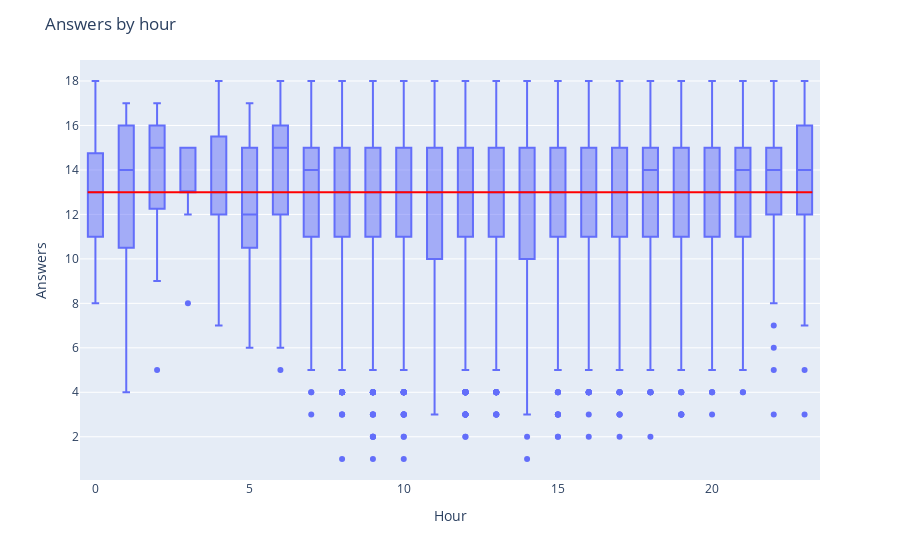

The notebook cell this image was saved under:
### Code cell
# plot boxplots x=weekday, y=answers
fig = px.box(user_metrics, x='hour', y='correct')
fig.update_layout(title='Answers by hour', xaxis_title='Hour', yaxis_title='Answers')
# draw line for all users average
fig.add_shape(type="line", x0=-0.25, y0=user_metrics['correct'].median(), x1=23.25, y1=user_metrics['correct'].median(), line=dict(color="Red", width=2))
fig.show()

### Figure 1 — Plotly figure (JSON) as saved in the notebook; plotly's stock layout.template omitted (floating-point values rounded to 4 significant figures; data arrays with more than 128 entries replaced by an {"elided": "..."} marker saying what was removed)
{"data": [{"alignmentgroup": "True", "hovertemplate": "hour=%{x}<br>correct=%{y}<extra></extra>", "legendgroup": "", "marker": {"color": "#636efa"}, "name": "", "notched": false, "offsetgroup": "", "orientation": "v", "showlegend": false, "type": "box", "x": {"elided": "23562 int values"}, "x0": " ", "xaxis": "x", "y": {"elided": "23562 int values"}, "y0": " ", "yaxis": "y"}], "layout": {"boxmode": "group", "legend": {"tracegroupgap": 0}, "margin": {"t": 60}, "shapes": [{"line": {"color": "Red", "width": 2}, "type": "line", "x0": -0.25, "x1": 23.25, "y0": 13, "y1": 13}], "title": {"text": "Answers by hour"}, "xaxis": {"anchor": "y", "domain": [0, 1], "title": {"text": "Hour"}}, "yaxis": {"anchor": "x", "domain": [0, 1], "title": {"text": "Answers"}}}}
